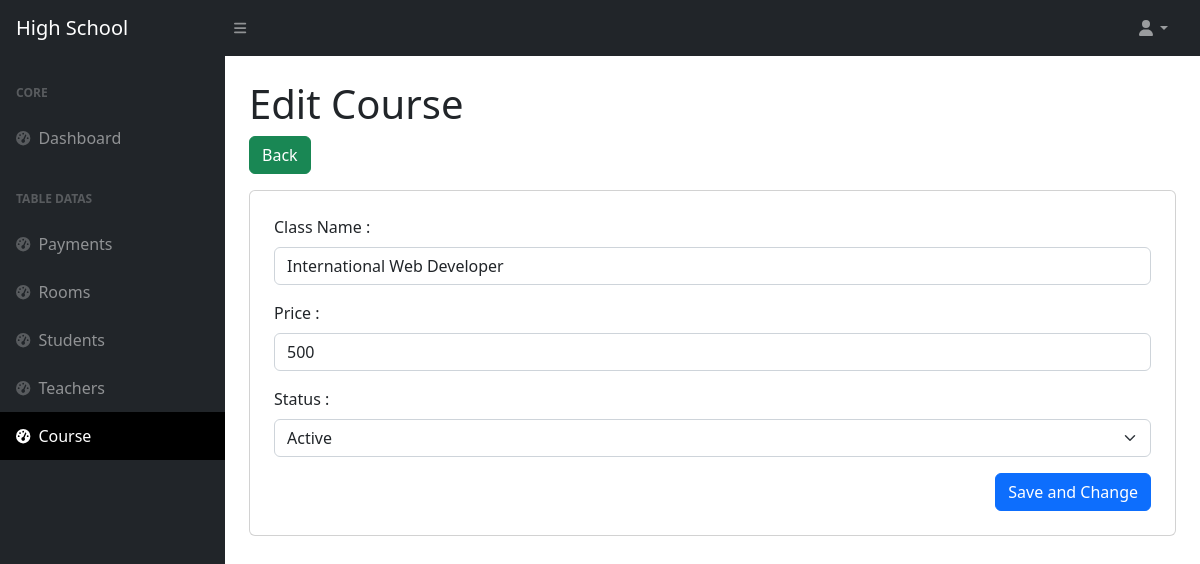
/courses/edit.php?id=1 (signed in), run on the app's committed database.
### tables this page shows
CREATE TABLE IF NOT EXISTS `courses` (
  `id` int NOT NULL AUTO_INCREMENT,
  `name` varchar(100) NOT NULL,
  `price` float NOT NULL,
  `status` int NOT NULL DEFAULT '1',
  `created_at` timestamp NOT NULL DEFAULT CURRENT_TIMESTAMP,
  `updated_at` timestamp NOT NULL ON UPDATE CURRENT_TIMESTAMP,
  PRIMARY KEY (`id`)
);

### courses/edit.php (the view, shortened to what this page needs)
<?php
      include('../config.php');
      include(ROOT_PATH . '/layouts/header.php');
      include(ROOT_PATH . '/layouts/navbar.php');
      include(ROOT_PATH . '/layouts/sidebar.php');
?>
<?php
      $id = $_GET['id'];
      $sql = " SELECT * FROM courses WHERE id = $id";
      $result = $mysql->query($sql);
      $course = $result->fetch_assoc();
?>
<main>
      <div class="container-fluid px-4">
            <h1 class="mt-4">Edit Course</h1>
            <a href="index.php"><button type="button" class="btn mb-3 btn-success">Back </button></a>
            <div class="card mb-4 p-4">
                  <form action="action_edit.php" method="post">
                        <div class="mb-3">
                              <label for="name" class="form-label">Class Name :</label>
                              <input type="text" class="form-control" id="name" name="name" value="<?php echo $course['name'] ?>" placeholder="Enter First Name" required>
                        </div>
                        <div class="mb-3">
                              <label for="price" class="form-label">Price :</label>
                              <input type="text" class="form-control" id="price" name="price" value="<?php echo $course['price'] ?>" placeholder="Enter First Name" required>
                        </div>
                        <div class="mb-3">
                              <label for="status" class="form-label">Status :</label></span>
                              <select id="status" name="status" class="form-select">
                                    <option value="1" <?php if($course['status'] == 1) echo 'selected' ; ?>>Active</option>
                              </select>
                        </div>
                        <div class="modal-footer">
                              <button type="submit" class="btn btn-primary" name="btn_save">Save and Change</button>
                        </div>
                  </form>
            </div>
      </div>
</main>
<?php
include(ROOT_PATH . '/layouts/footer.php');
?>

### data on the page
courses: name "International Web Developer", price "500", status "Active"
